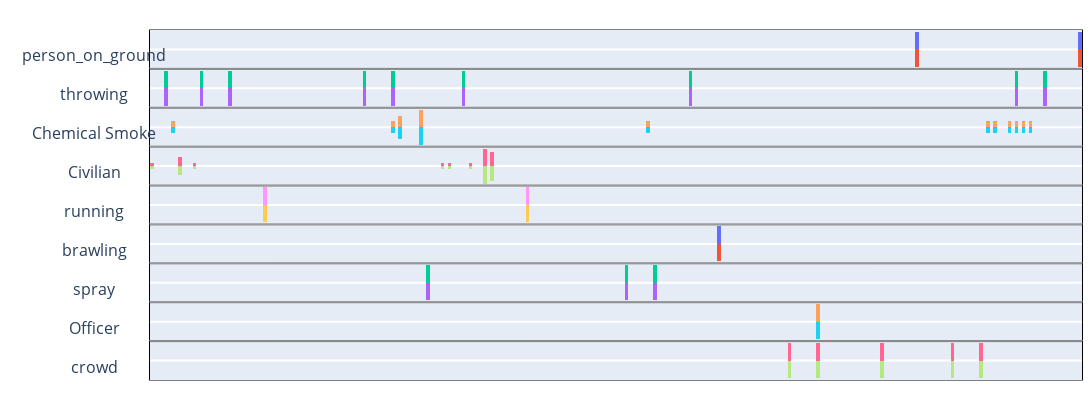

Notebook source saved alongside this figure:
### Code cell
from plotly.subplots import make_subplots
import plotly.graph_objects as go
import json
import pandas as pd
import datetime as dt
import plotly



data = "test_combined.json"


def create_df_all_models(data):

    with open(data) as f:
        data = json.load(f)
    
    #f = open("demofile.txt", "r")
    # generate variables to be added to the df
    vidlength = data['videoInfo']['videoLength']
    unique_keys = set([_key for key,val in data['seconds'].items() for _key, _val in val.items()])
    print(unique_keys)
    df = pd.DataFrame({'seconds': range(0, vidlength +1)})
    df['seconds'] = pd.to_datetime(df["seconds"], unit='s').dt.strftime('%H:%M:%S')

    #add placeholder values
    for unique_key in unique_keys:
        df[unique_key] = 0

    #impute real values in their corresponding seconds
    for second, vals in data['seconds'].items():
        for _key, _val in vals.items():

            df.at[int(second), _key] = _val
    df['seconds'] = pd.to_datetime(df['seconds'])
    # reorder columns
    #df = df[['seconds', 'Officer', 'Civilian', 'Chemical Smoke', 'Riot Shield', 'Baton', '']]
    return df



df = create_df_all_models(data)


def format_and_export_plotly_to_json(fig, data):

    file_name_split = data.split('.')[0]
    export_json_name = f'{file_name_split}_plotly.json'
    plotly.io.write_json(fig, export_json_name, validate=True, pretty=False, remove_uids=True)

    with open(export_json_name) as f:
        data = json.load(f)

    time_list = df['seconds'].to_list()

    # ALWAYS append time list to end of data list
    data['data'].append({'duration': time_list})
    data
    for i in data['data']:
        
        # if i['x'] exists
        try:
            del i['x']
        except:
            continue
    
    with open(export_json_name, "w") as outfile:
        json.dump(data, outfile)



# fig 2 with histogram
#keep track of detection colors
bins = 400

#detection_colors = {'Officer': 'blue', 'Civilian': 'blue', 'Baton': 'green', 'Gun':'green', 'Riot Shield': 'green', 'Chemical Smoke': 'red', 'Pepper Spray': 'red'}

x = df['seconds']
y = df['Officer']

fig = make_subplots(
    rows=len(df.columns)-1, 
    cols=1,
    shared_xaxes=True,
    subplot_titles=df.columns[1:],
    vertical_spacing=0,
    column_widths=[1],
    
    )

# add the bars into the graph
for i, val in enumerate(df.columns):
    if val == 'seconds':
        continue
    fig.add_trace(
        go.Histogram(
        x=df['seconds'],
        y=df[val],
        histfunc='sum',
        #marker=dict(color=detection_colors[val]),
        nbinsx=bins
    ),row=i, col=1),
    # add negative of same values to flip the bars on the same graph
    fig.add_trace(
        go.Histogram(
        x=df['seconds'],
        y=df[val] * -1,
        histfunc='sum',
        nbinsx=bins,
        #marker=dict(color=detection_colors[val]),
        
    ),row=i, col=1)

fig.update_layout(
    showlegend=False,
    height = 400,
    width = 1500,
    barmode='overlay',
    margin=dict(
    l=150,
    r=10,
    b=20,
    t=30,
    pad=0
    ),
    )

for i in range(1, len(df.columns)):
    fig.update_yaxes(
    row=i, col=1, side='left', showticklabels=False, showgrid=False, linewidth=1, linecolor='black', mirror=True,)

    if i == 1:
        fig.update_xaxes(row=i, col=1, side='top',linewidth=1, linecolor='gray', mirror=True,nticks=12)
    else:
        fig.update_xaxes(row=i, col=1, showticklabels=False, linewidth=1, linecolor='gray', mirror=True)

for i in range(0, len(df.columns[1:])):
    fig.layout.annotations[i].update(x=-0.06)
    fig.layout.annotations[i]['y'] = fig.layout.annotations[i]['y'] - 0.11

fig.show()

### Figure 1 — Plotly figure (JSON) as saved in the notebook; plotly's stock layout.template omitted (floating-point values rounded to 4 significant figures; data arrays with more than 128 entries replaced by an {"elided": "..."} marker saying what was removed)
{"data": [{"histfunc": "sum", "nbinsx": 400, "type": "histogram", "x": {"elided": "141 str values"}, "xaxis": "x", "y": {"elided": "141 int values"}, "yaxis": "y"}, {"histfunc": "sum", "nbinsx": 400, "type": "histogram", "x": {"elided": "141 str values"}, "xaxis": "x", "y": {"elided": "141 int values"}, "yaxis": "y"}, {"histfunc": "sum", "nbinsx": 400, "type": "histogram", "x": {"elided": "141 str values"}, "xaxis": "x2", "y": {"elided": "141 int values"}, "yaxis": "y2"}, {"histfunc": "sum", "nbinsx": 400, "type": "histogram", "x": {"elided": "141 str values"}, "xaxis": "x2", "y": {"elided": "141 int values"}, "yaxis": "y2"}, {"histfunc": "sum", "nbinsx": 400, "type": "histogram", "x": {"elided": "141 str values"}, "xaxis": "x3", "y": {"elided": "141 int values"}, "yaxis": "y3"}, {"histfunc": "sum", "nbinsx": 400, "type": "histogram", "x": {"elided": "141 str values"}, "xaxis": "x3", "y": {"elided": "141 int values"}, "yaxis": "y3"}, {"histfunc": "sum", "nbinsx": 400, "type": "histogram", "x": {"elided": "141 str values"}, "xaxis": "x4", "y": {"elided": "141 int values"}, "yaxis": "y4"}, {"histfunc": "sum", "nbinsx": 400, "type": "histogram", "x": {"elided": "141 str values"}, "xaxis": "x4", "y": {"elided": "141 int values"}, "yaxis": "y4"}, {"histfunc": "sum", "nbinsx": 400, "type": "histogram", "x": {"elided": "141 str values"}, "xaxis": "x5", "y": {"elided": "141 int values"}, "yaxis": "y5"}, {"histfunc": "sum", "nbinsx": 400, "type": "histogram", "x": {"elided": "141 str values"}, "xaxis": "x5", "y": {"elided": "141 int values"}, "yaxis": "y5"}, {"histfunc": "sum", "nbinsx": 400, "type": "histogram", "x": {"elided": "141 str values"}, "xaxis": "x6", "y": {"elided": "141 int values"}, "yaxis": "y6"}, {"histfunc": "sum", "nbinsx": 400, "type": "histogram", "x": {"elided": "141 str values"}, "xaxis": "x6", "y": {"elided": "141 int values"}, "yaxis": "y6"}, {"histfunc": "sum", "nbinsx": 400, "type": "histogram", "x": {"elided": "141 str values"}, "xaxis": "x7", "y": {"elided": "141 int values"}, "yaxis": "y7"}, {"histfunc": "sum", "nbinsx": 400, "type": "histogram", "x": {"elided": "141 str values"}, "xaxis": "x7", "y": {"elided": "141 int values"}, "yaxis": "y7"}, {"histfunc": "sum", "nbinsx": 400, "type": "histogram", "x": {"elided": "141 str values"}, "xaxis": "x8", "y": {"elided": "141 int values"}, "yaxis": "y8"}, {"histfunc": "sum", "nbinsx": 400, "type": "histogram", "x": {"elided": "141 str values"}, "xaxis": "x8", "y": {"elided": "141 int values"}, "yaxis": "y8"}, {"histfunc": "sum", "nbinsx": 400, "type": "histogram", "x": {"elided": "141 str values"}, "xaxis": "x9", "y": {"elided": "141 int values"}, "yaxis": "y9"}, {"histfunc": "sum", "nbinsx": 400, "type": "histogram", "x": {"elided": "141 str values"}, "xaxis": "x9", "y": {"elided": "141 int values"}, "yaxis": "y9"}], "layout": {"annotations": [{"font": {"size": 16}, "showarrow": false, "text": "person_on_ground", "x": -0.06, "xanchor": "center", "xref": "paper", "y": 0.89, "yanchor": "bottom", "yref": "paper"}, {"font": {"size": 16}, "showarrow": false, "text": "throwing", "x": -0.06, "xanchor": "center", "xref": "paper", "y": 0.7789, "yanchor": "bottom", "yref": "paper"}, {"font": {"size": 16}, "showarrow": false, "text": "Chemical Smoke", "x": -0.06, "xanchor": "center", "xref": "paper", "y": 0.6678, "yanchor": "bottom", "yref": "paper"}, {"font": {"size": 16}, "showarrow": false, "text": "Civilian", "x": -0.06, "xanchor": "center", "xref": "paper", "y": 0.5567, "yanchor": "bottom", "yref": "paper"}, {"font": {"size": 16}, "showarrow": false, "text": "running", "x": -0.06, "xanchor": "center", "xref": "paper", "y": 0.4456, "yanchor": "bottom", "yref": "paper"}, {"font": {"size": 16}, "showarrow": false, "text": "brawling", "x": -0.06, "xanchor": "center", "xref": "paper", "y": 0.3344, "yanchor": "bottom", "yref": "paper"}, {"font": {"size": 16}, "showarrow": false, "text": "spray", "x": -0.06, "xanchor": "center", "xref": "paper", "y": 0.2233, "yanchor": "bottom", "yref": "paper"}, {"font": {"size": 16}, "showarrow": false, "text": "Officer", "x": -0.06, "xanchor": "center", "xref": "paper", "y": 0.1122, "yanchor": "bottom", "yref": "paper"}, {"font": {"size": 16}, "showarrow": false, "text": "crowd", "x": -0.06, "xanchor": "center", "xref": "paper", "y": 0.001111, "yanchor": "bottom", "yref": "paper"}], "barmode": "overlay", "height": 400, "margin": {"b": 20, "l": 150, "pad": 0, "r": 10, "t": 30}, "showlegend": false, "width": 1500, "xaxis": {"anchor": "y", "domain": [0, 1], "linecolor": "gray", "linewidth": 1, "matches": "x9", "mirror": true, "nticks": 12, "showticklabels": false, "side": "top"}, "xaxis2": {"anchor": "y2", "domain": [0, 1], "linecolor": "gray", "linewidth": 1, "matches": "x9", "mirror": true, "showticklabels": false}, "xaxis3": {"anchor": "y3", "domain": [0, 1], "linecolor": "gray", "linewidth": 1, "matches": "x9", "mirror": true, "showticklabels": false}, "xaxis4": {"anchor": "y4", "domain": [0, 1], "linecolor": "gray", "linewidth": 1, "matches": "x9", "mirror": true, "showticklabels": false}, "xaxis5": {"anchor": "y5", "domain": [0, 1], "linecolor": "gray", "linewidth": 1, "matches": "x9", "mirror": true, "showticklabels": false}, "xaxis6": {"anchor": "y6", "domain": [0, 1], "linecolor": "gray", "linewidth": 1, "matches": "x9", "mirror": true, "showticklabels": false}, "xaxis7": {"anchor": "y7", "domain": [0, 1], "linecolor": "gray", "linewidth": 1, "matches": "x9", "mirror": true, "showticklabels": false}, "xaxis8": {"anchor": "y8", "domain": [0, 1], "linecolor": "gray", "linewidth": 1, "matches": "x9", "mirror": true, "showticklabels": false}, "xaxis9": {"anchor": "y9", "domain": [0, 1], "linecolor": "gray", "linewidth": 1, "mirror": true, "showticklabels": false}, "yaxis": {"anchor": "x", "domain": [0.8889, 1], "linecolor": "black", "linewidth": 1, "mirror": true, "showgrid": false, "showticklabels": false, "side": "left"}, "yaxis2": {"anchor": "x2", "domain": [0.7778, 0.8889], "linecolor": "black", "linewidth": 1, "mirror": true, "showgrid": false, "showticklabels": false, "side": "left"}, "yaxis3": {"anchor": "x3", "domain": [0.6667, 0.7778], "linecolor": "black", "linewidth": 1, "mirror": true, "showgrid": false, "showticklabels": false, "side": "left"}, "yaxis4": {"anchor": "x4", "domain": [0.5556, 0.6667], "linecolor": "black", "linewidth": 1, "mirror": true, "showgrid": false, "showticklabels": false, "side": "left"}, "yaxis5": {"anchor": "x5", "domain": [0.4444, 0.5556], "linecolor": "black", "linewidth": 1, "mirror": true, "showgrid": false, "showticklabels": false, "side": "left"}, "yaxis6": {"anchor": "x6", "domain": [0.3333, 0.4444], "linecolor": "black", "linewidth": 1, "mirror": true, "showgrid": false, "showticklabels": false, "side": "left"}, "yaxis7": {"anchor": "x7", "domain": [0.2222, 0.3333], "linecolor": "black", "linewidth": 1, "mirror": true, "showgrid": false, "showticklabels": false, "side": "left"}, "yaxis8": {"anchor": "x8", "domain": [0.1111, 0.2222], "linecolor": "black", "linewidth": 1, "mirror": true, "showgrid": false, "showticklabels": false, "side": "left"}, "yaxis9": {"anchor": "x9", "domain": [0, 0.1111], "linecolor": "black", "linewidth": 1, "mirror": true, "showgrid": false, "showticklabels": false, "side": "left"}}}
